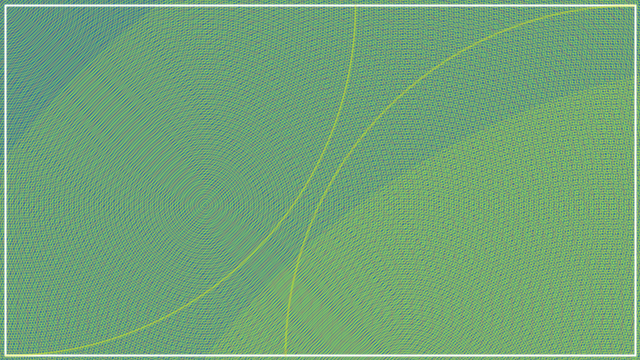
Frame 1 (no input)
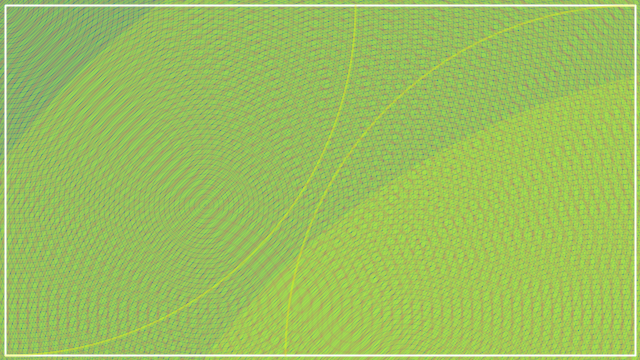
Frame 60 (the mouse pressed at the canvas centre just before this capture)
Frame 120 (the mouse held since frame 60 and released just before this capture): identical to frame 60, image omitted

The Processing sketch that drew these frames (run headless with seeded random() and noise(); from frame 60 on, the mouse is pressed at the canvas centre):

// Processing sketch: processing_72727
// ── processing_72727.pde

//start setup
void setup() {
  size(640, 360);
  background (200, 150, 150);
  smooth();
//endsetup
}

//start draw
void draw() {
  noStroke();
  //rectangle fill overlays with background and is redrawn everytime
  fill (43, 113, 160);
  //hide object trace that follows with neverending rectangle redrawn
  rect (0, 0, 640, 500);

  //BACKGROUND LINES PERSPECTIVE
  noFill ();
  stroke (204, 255, 51, 70);
  for (int e = 5; e < 1500; e += 5) {
    for (int d = 5; d < 1000; d += 200) {
      ellipse (d, d, e, e);
    }
  }

  noFill ();
  stroke (235, 0, 139, 15);
  for (int e = 5; e < 1500; e += 20) {
    for (int d = 0; d < 500; d += 150) {
      ellipse (d, d, e, e);
    }
  }

  noFill ();
  stroke (235, 0, 139, 15);
  for (int e = 5; e < 1500; e += 20) {
    for (int d = 200; d < 500; d += 150) {
      ellipse (d, 320, e, e);
    }
  }

  //RECTANGLE FRAME
  noFill();
  strokeWeight (2);
  stroke (255, 255, 255);
  rect(5, 5, 630, 350);

  //ARCS
  noFill();
  strokeWeight (2);
  stroke (255, 255, 0, 80);
  arc (5, 5, 700, 700, 0, radians (90));
  arc (635, 355, 700, 700, radians (180), radians (270));

  //GENERAL DRAWING SETTINGS
  strokeWeight (2);
  strokeJoin(ROUND);
  stroke (255, 255, 255, 50);



  //upon keypress objects appear
  if (keyPressed) {
    if (key == '1') {
      //START TESSERACT
      fill (14, 117, 143, 50);
      quad (109.815, 233.224, 185.253, 253.896, 185.253, 145.454, 109.815, 124.781);
      //START INSIDE CUBE
      fill (139, 232, 255, 50);
      quad (34.195, 253.896, 109.634, 233.224, 109.634, 124.781, 34.195, 145.454);
      fill (116, 132, 161, 50);
      quad (73.624, 242.761, 125.442, 264.943, 174.089, 203.785, 122.27, 181.604);
      fill (116, 227, 255, 50);
      quad (73.522, 242.68, 122.168, 181.521, 88.896, 136.022, 40.251, 197.18);
      fill (0, 184, 230, 50);
      quad (122.168, 181.521, 174.331, 203.478, 140.958, 157.897, 88.896, 136.022);
      fill (139, 232, 255, 50);
      quad (73.522, 242.372, 125.687, 264.635, 92.313, 219.055, 40.251, 196.873);
      fill (185, 241, 255, 50);
      quad (40.495, 196.873, 92.313, 219.055, 140.958, 157.897, 89.14, 135.715);
      fill (23, 209, 255, 50);
      quad (92.416, 219.136, 125.687, 264.635, 174.331, 203.478, 141.062, 157.979);
      //END OF INSIDE CUBE
      //START DIVISIONS REFLECTIONS
      fill (162, 255, 232, 50);
      triangle (34.195, 253.896, 108.642, 274.842, 73.624, 243.092);
      fill (162, 236, 255, 50);
      quad (34.195, 254.441, 109.634, 275.114, 109.634, 166.671, 34.195, 145.998);
      fill (14, 117, 143, 50);
      quad (34.195, 254.441, 109.634, 274.842, 185.253, 254.168, 109.634, 232.952);
      fill (16, 132, 161, 50);
      quad (109.815, 275.114, 185.253, 254.441, 185.253, 145.998, 109.815, 166.671);
      fill (125, 255, 223, 50);
      triangle (125.687, 264.635, 184.758, 253.896, 143.642, 242.286);
      fill (51, 255, 204, 50);
      quad (143.642, 242.286, 184.758, 253.896, 185.302, 145.998, 174.105, 203.565);
      fill (61, 192, 160, 50);
      triangle (110.312, 124.96, 140.977, 158.343, 184.758, 145.906);
      fill (181, 255, 236, 50);
      quad (34.195, 253.896, 40.495, 196.873, 72.592, 156.52, 34.195, 145.998);
      fill (61, 192, 160, 50);
      triangle (34.195, 145.454, 72.592, 156.52, 88.896, 136.022);
      line (109.815, 124.781, 141.062, 157.979);
      fill (116, 227, 255, 50);
      quad (34.195, 145.998, 109.634, 166.671, 185.253, 145.998, 109.634, 124.781);
      //FINISH TESSERACT
    }
    if (key == '2') {
      //START NEW TESSERACT
      fill(215, 53, 136, 70);
      quad(306.55, 247.825, 360.211, 232.102, 344.411, 178.189, 290.761, 193.911);
      fill(236, 58, 148, 70);
      quad(306.559, 247.825, 356.396, 275.485, 340.6, 221.574, 290.761, 193.911);
      fill(158, 32, 103, 70);
      quad(333.188, 282.287, 360.211, 232.102, 344.411, 178.189, 317.389, 228.375);
      fill(242, 144, 188, 70);
      quad(333.188, 282.287, 360.211, 232.102, 344.411, 178.189, 317.389, 228.375);
      fill(242, 144, 188, 70);
      quad(279.535, 298.009, 306.559, 247.825, 290.761, 193.911, 263.736, 244.097);
      fill(151, 52, 103, 70);
      quad(360.211, 232.102, 410.049, 259.763, 394.25, 205.851, 344.411, 178.189);
      fill(239, 108, 168, 70);
      quad(279.535, 298.009, 333.188, 282.287, 317.389, 228.375, 263.736, 244.097);
      fill(151, 52, 103, 70);
      quad(356.396, 275.485, 410.049, 259.763, 394.25, 205.851, 340.6, 221.574);
      fill(238, 86, 158, 70);
      quad(333.188, 282.287, 383.022, 309.949, 367.227, 256.037, 317.389, 228.375);
      fill(241, 128, 178, 70);
      quad(329.371, 325.672, 356.396, 275.485, 340.6, 221.574, 313.574, 271.758);
      fill(246, 179, 208, 70);
      quad(279.535, 298.009, 329.371, 325.672, 313.574, 271.758, 263.736, 244.097);
      fill(244, 162, 198, 70);
      quad(329.371, 325.672, 383.022, 309.949, 367.227, 256.037, 313.574, 271.758);
      fill(125, 77, 99, 70);
      quad(383.022, 309.949, 410.049, 259.763, 394.25, 205.851, 367.227, 256.037);
      //END OF FORM
    }
    if (key == '3') {
      //START PYRAMID
      fill(138, 179, 18, 50);
      quad(356.735, 216.991, 488.546, 273.186, 610.808, 215.881, 478.996, 159.686);
      fill(232, 255, 162, 50);
      triangle(356.735, 216.991, 478.996, 159.686, 478.063, 70.057);
      fill(181, 206, 104, 50);
      triangle(478.996, 159.686, 610.808, 215.881, 478.063, 70.057);
      fill(143, 179, 36, 50);
      triangle(488.546, 273.186, 610.808, 215.881, 478.063, 70.057);
      fill(204, 255, 51, 50);
      triangle(356.735, 216.991, 488.546, 273.186, 478.063, 70.057);
      //END PYRAMID
    }
    if (key == '4') {
      //START STAR SHAPE
      fill(255, 0, 0, 50);
      beginShape();
      vertex(175.355, 129.923);
      vertex(283.779, 127.713);
      vertex(319.387, 25.277);
      vertex (354.994, 127.713);
      vertex(463.418, 129.923);
      vertex(377, 195.441);
      vertex(408.404, 299.242);
      vertex(319.387, 237.299);
      vertex(230.369, 299.242);
      vertex(261.773, 195.441);
      endShape();
    }
  }
}
